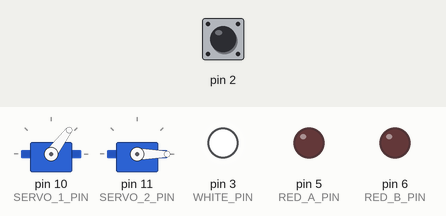
This sketch was run on a simulated Arduino Uno, built with avr-gcc and run on an emulated ATmega328P. Shown: 2 × servo, output pins drawn as LEDs (lit = HIGH). Inputs (shaded band) come from the test bench; at power-on: pin 2 HIGH.

Above: at 2.2 s.
2.3 s: pin 2 driven LOW
At 3.3 s:
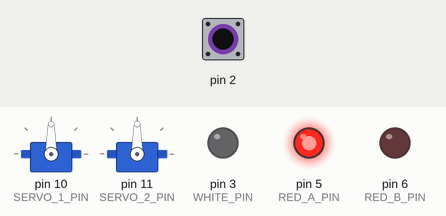
At 4.85 s:
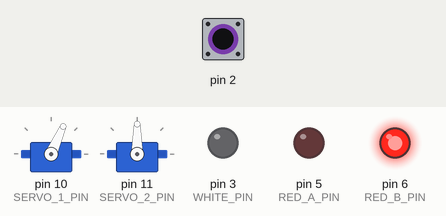
5.3 s: pin 2 pulsed HIGH 2 times (0.12 s each, 0.3 s apart)
8.9 s: pin 2 pulsed HIGH 5 times (0.12 s each, 0.3 s apart)
At 16.6 s:
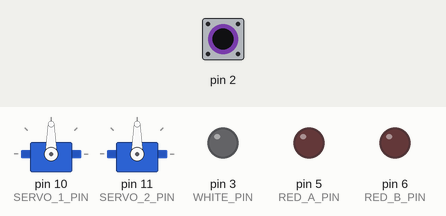
Timing chart, 0 to 23.7 s (numbered marks = the images above; inputs shaded):
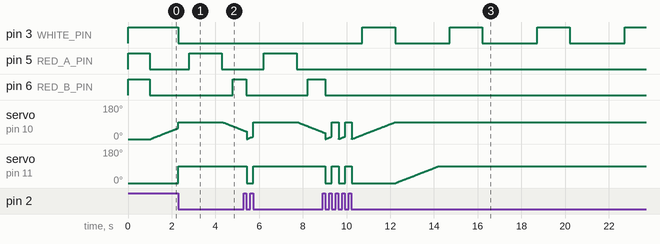

The sketch:

RailroadCrossingWithBarriers.ino
```cpp
#include <Servo.h>

#define RED_A_PIN      5 // Must be PWM-enabled
#define RED_B_PIN      6 // Must be PWM-enabled
#define WHITE_PIN      3 // Must be PWM-enabled
#define SWITCH_PIN  INT0 // INT0 is pin # 2
#define SERVO_1_PIN   10
#define SERVO_2_PIN   11

volatile bool crossingIsClosed = false;
volatile unsigned long turnStartedAt = 0;

int fadeDurationMillis = 500;
int blinkDurationMillis = 1000 + 2 * fadeDurationMillis;

int maxBrightness = 255;
int minBrightness = 0;

Servo servo1, servo2;
int servoMinAngle =  0;
int servoMaxAngle = 90;
int barrierChangeDurationMillis = 2000;

void setup() {
  pinMode(RED_A_PIN, OUTPUT);
  pinMode(RED_B_PIN, OUTPUT);
  pinMode(WHITE_PIN, OUTPUT);

  // Ligths test
  analogWrite(RED_A_PIN, maxBrightness);
  analogWrite(RED_B_PIN, maxBrightness);
  analogWrite(WHITE_PIN, maxBrightness);
  delay(1000);
  analogWrite(RED_A_PIN, minBrightness);
  analogWrite(RED_B_PIN, minBrightness);
  analogWrite(WHITE_PIN, minBrightness);

  attachInterrupt(SWITCH_PIN, changeTurn, FALLING);
  servo1.attach(SERVO_1_PIN);
  servo2.attach(SERVO_2_PIN);

  // Let's start!
  crossingIsClosed = false;
  turnStartedAt = millis();
}

void changeTurn() {
  crossingIsClosed = !crossingIsClosed;
  turnStartedAt = millis();
}

void loop() {
  unsigned long now = millis();

  unsigned long blinkCount = (now - turnStartedAt) / blinkDurationMillis;
  unsigned long currentBlinkDuration = (now - turnStartedAt) % blinkDurationMillis;
  int lightBrightness = minBrightness;

  int brightnessOfRedA  = minBrightness;
  int brightnessOfRedB  = minBrightness;
  int brightnessOfWhite = minBrightness;

  unsigned long barrierCount = (now - turnStartedAt) / barrierChangeDurationMillis;
  unsigned long currentBarrierDuration = (now - turnStartedAt) % blinkDurationMillis;

  if (currentBlinkDuration < fadeDurationMillis) { // fading in
    lightBrightness = constrain(maxBrightness * currentBlinkDuration / fadeDurationMillis, minBrightness, maxBrightness);
  } else if (currentBlinkDuration > (blinkDurationMillis - fadeDurationMillis)) { // fading out
    lightBrightness = constrain(maxBrightness * (blinkDurationMillis - currentBlinkDuration) / fadeDurationMillis, minBrightness, maxBrightness);
  } else {
    lightBrightness = maxBrightness;
  }

  if (crossingIsClosed) {
    brightnessOfRedA = (blinkCount % 2 == 0) ? lightBrightness : minBrightness;
    brightnessOfRedB = (blinkCount % 2 == 1) ? lightBrightness : minBrightness;
    brightnessOfWhite = minBrightness;
  } else {
    brightnessOfWhite = (blinkCount % 2 == 0) ? lightBrightness : minBrightness;
    brightnessOfRedA = minBrightness;
    brightnessOfRedB = minBrightness;
  }

  int angleOfBarrier1 = servoMinAngle;
  int angleOfBarrier2 = servoMinAngle;
  unsigned int angle = constrain(servoMaxAngle * currentBarrierDuration / barrierChangeDurationMillis, servoMinAngle, servoMaxAngle);

  if (crossingIsClosed) {
    angleOfBarrier1 = barrierCount > 1 ? servoMinAngle : barrierCount < 1 ? servoMaxAngle : servoMaxAngle - angle;
    angleOfBarrier2 = barrierCount > 2 ? servoMinAngle : barrierCount < 2 ? servoMaxAngle : servoMaxAngle - angle;
  } else {
    angleOfBarrier1 = barrierCount > 0 ? servoMaxAngle : barrierCount < 0 ? servoMinAngle : angle;
    angleOfBarrier2 = barrierCount > 1 ? servoMaxAngle : barrierCount < 1 ? servoMinAngle : angle;
  }

  analogWrite(RED_A_PIN, brightnessOfRedA);
  analogWrite(RED_B_PIN, brightnessOfRedB);
  analogWrite(WHITE_PIN, brightnessOfWhite);

  servo1.write(angleOfBarrier1);
  servo2.write(angleOfBarrier2);
}
```

Measured:
- after the input at 2.3 s, pin 5 (RED_A_PIN): LOW → HIGH after 0.50 s, → LOW 1.5 s later; pin 6 (RED_B_PIN): LOW → HIGH after 2.5 s
- after the input at 8.9 s, pin 3 (WHITE_PIN): LOW → HIGH after 1.8 s, → LOW 1.5 s later; pin 5 (RED_A_PIN): stays LOW (without the input it goes to HIGH after 1.3 s)
- by itself, servo on pin 11 (SERVO_2_PIN): ramps from 0° to 90° and jumps back, once every 0.60 s
